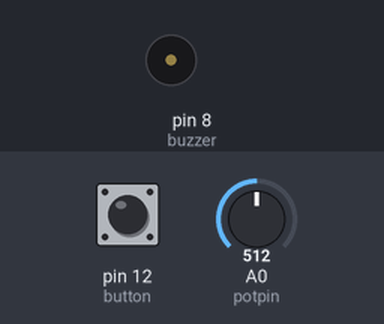
Bench run of a sketch on a simulated Arduino Uno, built with avr-gcc and run on an emulated ATmega328P. On the bench: buzzer (waves = sounding). The inputs (shaded band) are chosen by the test bench; at power-on: pin 12 (button) LOW, A0 (potpin) = 512. What the sketch prints to the serial monitor is not drawn.

Above: at 1.2 s.
1.3 s: pin 12 (button) pulled HIGH for 0.15 s
At 1.46 s:
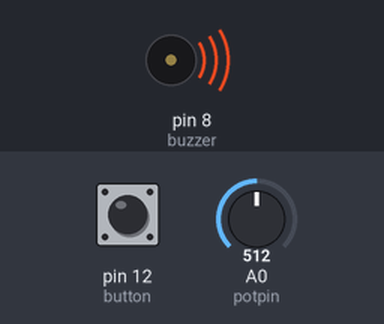
3.0 s: pin 12 (button) pulled HIGH for 1 s
At 5.0 s:
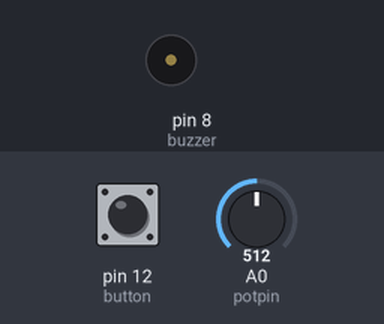
5.6 s: pin 12 (button) pulled HIGH for 3.2 s
At 5.9 s:
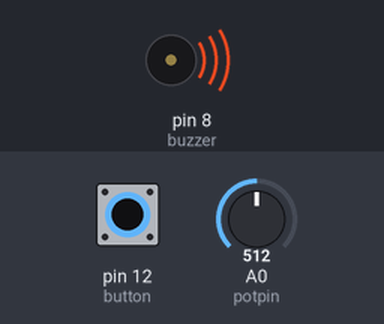
Timing chart, 0 to 10.4 s (numbered marks = the images above; inputs shaded):
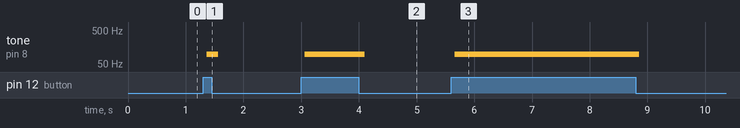

Measured:
- after the input at 1.3 s, tone on pin 8 (buzzer): silent → 98 Hz after 0.06 s, → silent 0.20 s later
- after the input at 3.0 s, tone on pin 8 (buzzer): silent → 98 Hz after 0.06 s, → silent 1.0 s later
- after the input at 5.6 s, tone on pin 8 (buzzer): silent → 98 Hz after 0.06 s, → silent 3.2 s later

The sketch:

active_buzzer.ino
```cpp
#define button 12
#define buzzer 8
#define potpin 0

void setup() {
		Serial.begin(115200);
		pinMode(button, INPUT);
    pinMode(buzzer, OUTPUT);
}

int time = 2;
int swit;
int val = 0;

void loop() {
  swit=digitalRead(button);
  val = analogRead(potpin);
  Serial.println(val);
  if(swit){
	  for(int i=0; i<10; ++i){
		  digitalWrite(buzzer, HIGH);
		  delay(time=(double)val/1023*10);
		  digitalWrite(buzzer, LOW);
		  delay(time);
      Serial.println("button_on");
      Serial.println(swit);
	  }
  }
  delay(1);

}
```
